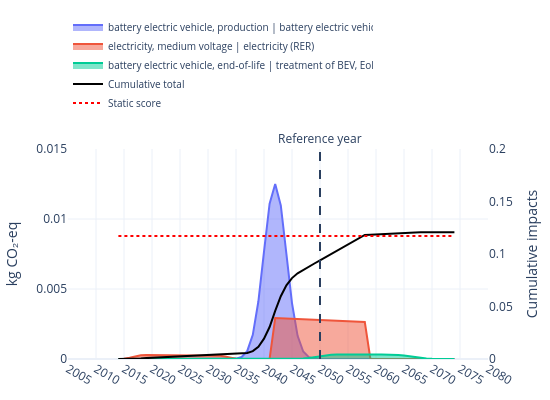

Source (notebook cell):
### Code cell
fig = plot_temporal_scores(
    results_by_year=results_by_year_BEV,
    stacked=False,
    trails=trails,
    title="",
    method_label="kg CO₂-eq",
    cumulative=False,
    width=550,
    height=400,
    year_tick=5,
    year_range=(2005, 2080),
    reference_year=ref_year,
    show_cumulative_axis=True,
    cumulative_axis_label="Cumulative impacts",
    legend_y=1.15,
    static_score=results_static_BEV["results_by_solve_year"][ref_year]["scores"],
    static_score_dash= "dot",
    static_score_color= "red",
    y_max=0.015,
    y2_max=0.20
)
fig.show()
